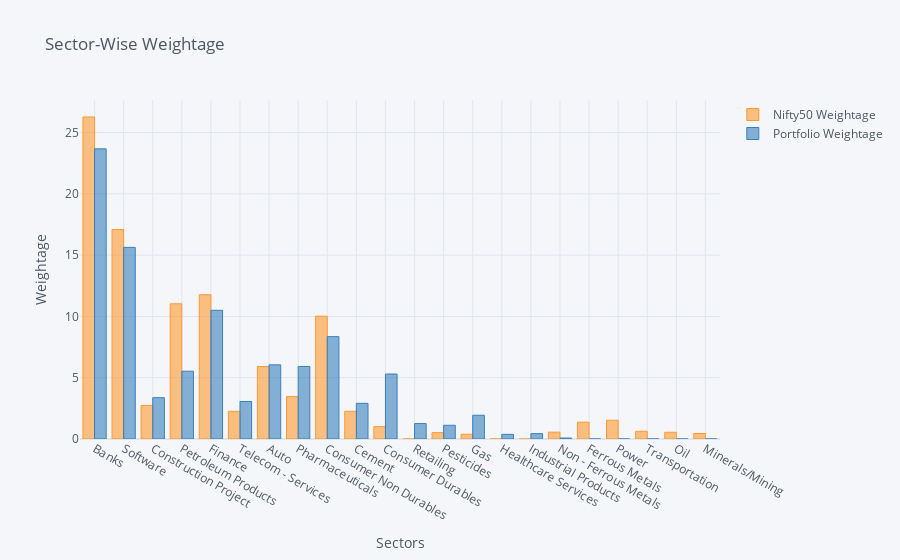

Notebook source saved alongside this figure:
### Markdown cell above
Sectoral-Wise Weightage Bar Chart

### Code cell
df = Sectoral_CAGR[['Nifty50 Weightage', 'Portfolio Weightage']].set_index(Sectoral_CAGR['Sectors'])

df.iplot(kind='bar', xTitle='Sectors', yTitle='Weightage', title='Sector-Wise Weightage')

### Figure 1 — Plotly figure (JSON) as saved in the notebook; plotly's stock layout.template omitted (floating-point values rounded to 4 significant figures)
{"data": [{"marker": {"color": "rgba(255, 153, 51, 0.6)", "line": {"color": "rgba(255, 153, 51, 1.0)", "width": 1}}, "name": "Nifty50 Weightage", "orientation": "v", "text": "", "type": "bar", "x": ["Banks", "Software", "Construction Project", "Petroleum Products", "Finance", "Telecom - Services", "Auto", "Pharmaceuticals", "Consumer Non Durables", "Cement", "Consumer Durables", "Retailing", "Pesticides", "Gas", "Healthcare Services", "Industrial Products", "Non - Ferrous Metals", "Ferrous Metals", "Power", "Transportation", "Oil", "Minerals/Mining"], "y": [26.27, 17.09, 2.74, 11.03, 11.77, 2.26, 5.91, 3.46, 10.02, 2.26, 1.01, 0, 0.52, 0.39, 0, 0, 0.56, 1.37, 1.53, 0.63, 0.55, 0.45]}, {"marker": {"color": "rgba(55, 128, 191, 0.6)", "line": {"color": "rgba(55, 128, 191, 1.0)", "width": 1}}, "name": "Portfolio Weightage", "orientation": "v", "text": "", "type": "bar", "x": ["Banks", "Software", "Construction Project", "Petroleum Products", "Finance", "Telecom - Services", "Auto", "Pharmaceuticals", "Consumer Non Durables", "Cement", "Consumer Durables", "Retailing", "Pesticides", "Gas", "Healthcare Services", "Industrial Products", "Non - Ferrous Metals", "Ferrous Metals", "Power", "Transportation", "Oil", "Minerals/Mining"], "y": [23.67, 15.63, 3.37, 5.53, 10.5, 3.06, 6.05, 5.92, 8.35, 2.91, 5.3, 1.26, 1.12, 1.94, 0.38, 0.44, 0.08, 0, 0, 0, 0, 0]}], "layout": {"legend": {"bgcolor": "#F5F6F9", "font": {"color": "#4D5663"}}, "paper_bgcolor": "#F5F6F9", "plot_bgcolor": "#F5F6F9", "title": {"font": {"color": "#4D5663"}, "text": "Sector-Wise Weightage"}, "xaxis": {"gridcolor": "#E1E5ED", "showgrid": true, "tickfont": {"color": "#4D5663"}, "title": {"font": {"color": "#4D5663"}, "text": "Sectors"}, "zerolinecolor": "#E1E5ED"}, "yaxis": {"gridcolor": "#E1E5ED", "showgrid": true, "tickfont": {"color": "#4D5663"}, "title": {"font": {"color": "#4D5663"}, "text": "Weightage"}, "zerolinecolor": "#E1E5ED"}}}
